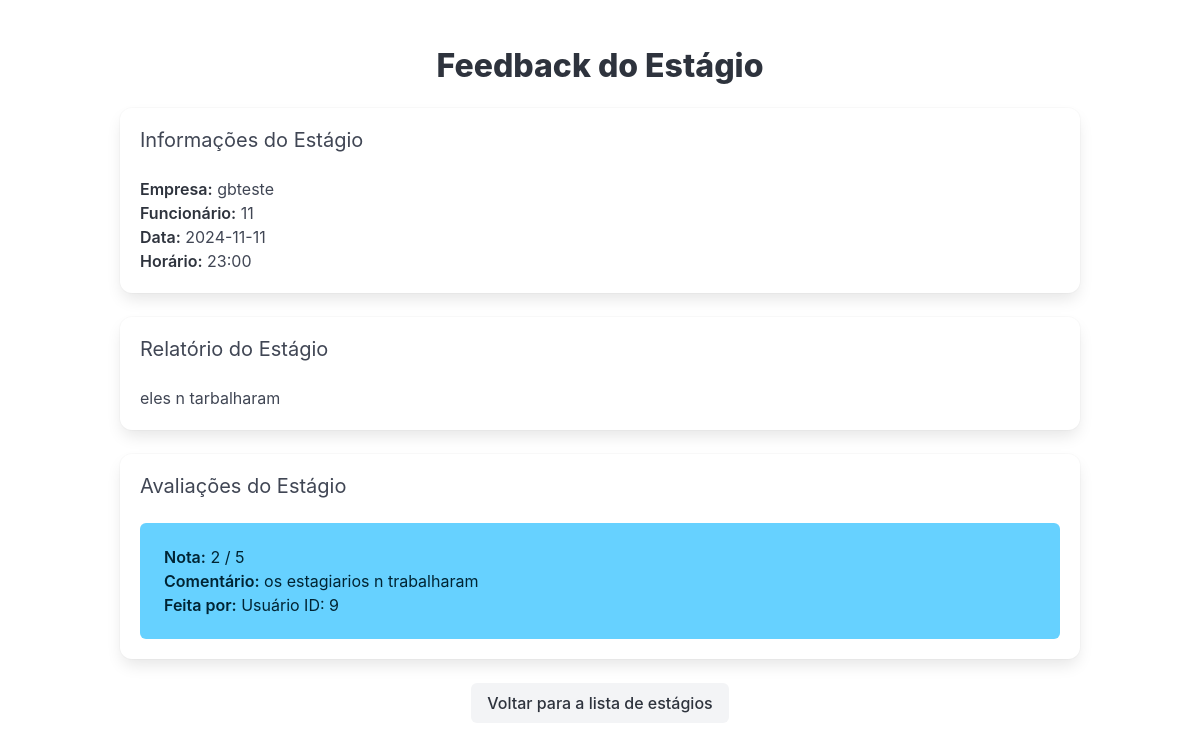
/feedback_estagio.php?id=18 (signed in), run on the app's committed database.
### tables this page shows
CREATE TABLE estagios (
    id INTEGER PRIMARY KEY AUTOINCREMENT,
    empresa TEXT NOT NULL,
    funcionario TEXT NOT NULL,
    data TEXT NOT NULL,
    horario TEXT NOT NULL
, usuario_id INTEGER);

CREATE TABLE relatorios (
    id INTEGER PRIMARY KEY AUTOINCREMENT,
    estagio_id INTEGER,
    usuario_id INTEGER,
    relatorio TEXT,
    data_relatorio DATETIME DEFAULT CURRENT_TIMESTAMP,
    FOREIGN KEY (estagio_id) REFERENCES estagios(id),
    FOREIGN KEY (usuario_id) REFERENCES usuarios(id)
);

CREATE TABLE avaliacoes (
    id INTEGER PRIMARY KEY AUTOINCREMENT,
    estagio_id INTEGER,
    usuario_id INTEGER,
    nota INTEGER CHECK (nota >= 1 AND nota <= 5),
    comentario TEXT,
    data_avaliacao DATETIME DEFAULT CURRENT_TIMESTAMP,
    FOREIGN KEY (estagio_id) REFERENCES estagios(id),
    FOREIGN KEY (usuario_id) REFERENCES usuarios(id)
);

### feedback_estagio.php (the view, shortened to what this page needs)
<?php
include 'header.php';
$usuarioId = $_SESSION['usuario_id'] ?? null;
if ($usuarioId) {
    $estagioId = $_GET['id'] ?? null;
    try {
        $pdo = new PDO("sqlite:banco.db");
        $stmt = $pdo->prepare("SELECT empresa, funcionario, data, horario FROM estagios WHERE id = :estagio_id");
        $stmt->bindParam(':estagio_id', $estagioId, PDO::PARAM_INT);
        $stmt->execute();
        $estagio = $stmt->fetch(PDO::FETCH_ASSOC);
        $stmt = $pdo->prepare("SELECT nota, comentario, usuario_id FROM avaliacoes WHERE estagio_id = :estagio_id");
        $stmt->bindParam(':estagio_id', $estagioId, PDO::PARAM_INT);
        $stmt->execute();
        $avaliacoes = $stmt->fetchAll(PDO::FETCH_ASSOC);
        $stmt = $pdo->prepare("SELECT relatorio FROM relatorios WHERE estagio_id = :estagio_id");
        $stmt->bindParam(':estagio_id', $estagioId, PDO::PARAM_INT);
        $stmt->execute();
        $relatorio = $stmt->fetch(PDO::FETCH_ASSOC);
    } catch (PDOException $e) {
        echo "<p class='notification is-danger'>Erro ao carregar os dados: " . $e->getMessage() . "</p>";
        exit();
    }
?>
<section class="section">
    <div class="container">
        <h2 class="title has-text-centered">Feedback do Estágio</h2>
        <div class="box">
            <h3 class="subtitle">Informações do Estágio</h3>
            <p><strong>Empresa:</strong> <?= htmlspecialchars($estagio['empresa']) ?></p>
            <p><strong>Funcionário:</strong> <?= htmlspecialchars($estagio['funcionario']) ?></p>
            <p><strong>Data:</strong> <?= htmlspecialchars($estagio['data']) ?></p>
            <p><strong>Horário:</strong> <?= htmlspecialchars($estagio['horario']) ?></p>
        </div>
        <div class="box">
            <h3 class="subtitle">Relatório do Estágio</h3>
            <?php if ($relatorio): ?>
                <p><?= nl2br(htmlspecialchars($relatorio['relatorio'])) ?></p>
            <?php else: ?>
                <p class="notification is-warning">Nenhum relatório foi enviado para este estágio.</p>
            <?php endif; ?>
        </div>
        <div class="box">
            <h3 class="subtitle">Avaliações do Estágio</h3>
            <?php if (!empty($avaliacoes)): ?>
                <?php foreach ($avaliacoes as $avaliacao): ?>
                    <div class="notification is-info">
                        <p><strong>Nota:</strong> <?= htmlspecialchars($avaliacao['nota']) ?> / 5</p>
                        <p><strong>Comentário:</strong> <?= nl2br(htmlspecialchars($avaliacao['comentario'])) ?></p>
                        <p><strong>Feita por:</strong> Usuário ID: <?= htmlspecialchars($avaliacao['usuario_id']) ?></p>
                    </div>
                <?php endforeach; ?>
            <?php else: ?>
                <p class="notification is-warning">Ainda não há avaliações para este estágio.</p>
            <?php endif; ?>
        </div>
        <div class="has-text-centered">
            <a href="listar_estagios.php" class="button is-light">Voltar para a lista de estágios</a>
        </div>
    </div>
</section>
<?php
} else {
    echo "<p class='notification is-danger'>Erro: Usuário não autenticado.</p>";
    exit();
}
include 'footer.php';
?>

### data on the page
estagios: empresa "gbteste", funcionario "11", data "2024-11-11", horario "23:00"
relatorios: relatorio "eles n tarbalharam"
avaliacoes: nota "2", comentario "os estagiarios n trabalharam", usuario "9"
